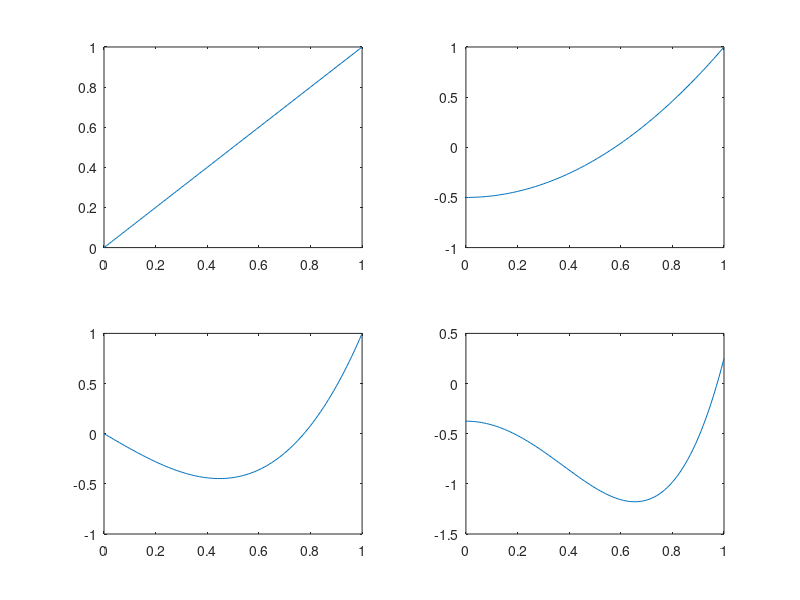

Write the MATLAB code that produced this figure.
x= 0:0.01:1;

l1=x;
subplot(2,2,1);
plot(x,l1);
hold on

l2=3/2*x.^2 - 1/2;
subplot(2,2,2);
plot(x,l2);
hold on

l3=5/2*x.^3 - 3/2*x;
subplot(2,2,3);
plot(x,l3);
hold on

l4=35/8*x.^4 - 15/4*x.^2 - 3/8;
subplot(2,2,4);
plot(x,l4);
hold on


